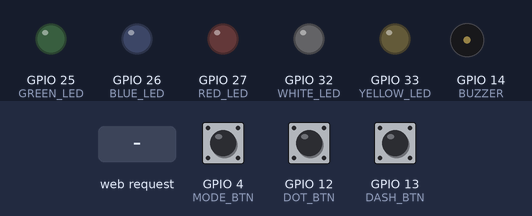
Recording of a sketch running on a simulated ESP32. Shown: output pins drawn as LEDs (lit = HIGH), buzzer (waves = sounding). Dashed ring = blinking. The inputs (shaded band) are chosen by the test bench; at power-on: GPIO 12 (DOT_BTN) HIGH, GPIO 4 (MODE_BTN) HIGH, GPIO 13 (DASH_BTN) HIGH. WiFi joins after 1.5 s; servers stay silent unless stated; what the sketch prints to the serial monitor is not drawn.

Above: at 2.7 s.
2.8 s: HTTP request GET /send?message=1 received
At 3.5 s:
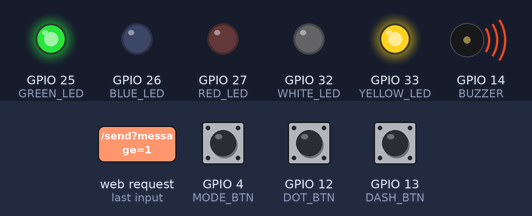
5.8 s: GPIO 12 (DOT_BTN) pulled LOW for 3.2 s
At 8.4 s:
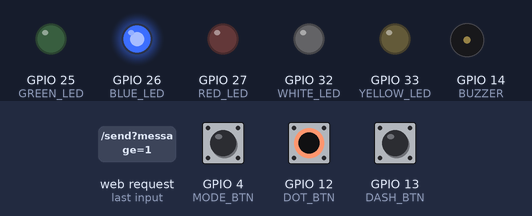
10.5 s: GPIO 4 (MODE_BTN) pulled LOW for 3.2 s
At 14.1 s:
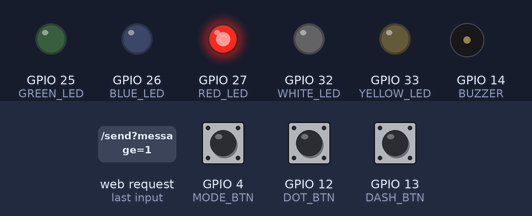
15.7 s: GPIO 13 (DASH_BTN) pulled LOW for 0.15 s
At 16.1 s:
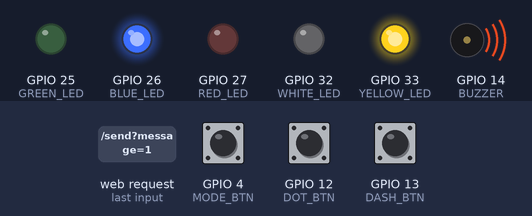
17.8 s: HTTP request GET /send?message=0 received
At 18.2 s:
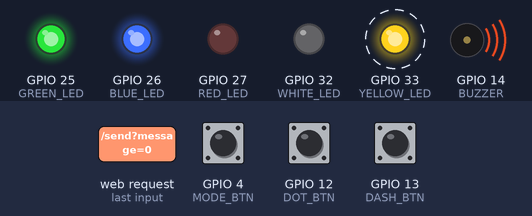
20.8 s: HTTP request GET /send?message=120 received
At 22.3 s:
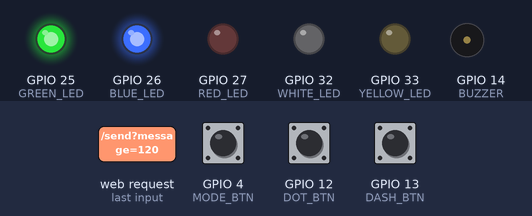
Timing chart, 0 to 24.8 s (numbered marks = the images above; inputs shaded):
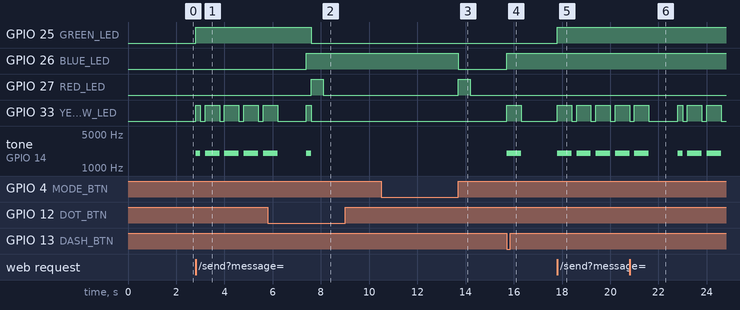

The sketch:

lynk_esp32.ino
```cpp
#include <WiFi.h>
#include <WebServer.h>

#define GREEN_LED 25
#define BLUE_LED 26
#define RED_LED 27
#define WHITE_LED 32
#define YELLOW_LED 33
#define BUZZER 14
#define DOT_BTN   12
#define DASH_BTN  13
#define MODE_BTN  4
String morseBuffer = "";
String receivedMessage = "";
bool newMessageReady = false;
unsigned long modePressTime = 0;
bool modePressed = false;
bool lastDot = HIGH;
bool lastDash = HIGH;
bool lastMode = HIGH;
String pendingMessage = "";
int currentIndex = 0;
bool isTransmitting = false;
unsigned long lastTransmissionTime = 0;
const int transmissionDelay = 1000;


const char* ssid = "Srikar";
const char* password = "SRIKAR123";

WebServer server(80);

struct TransmissionState {
  String status;
  String message;
  char currentChar;
  String currentMorse;
  int progress;
};


TransmissionState transmission = {
  "Connected",
  "",
  '-',
  "",
  0
};

String morseTable[36] = {
  ".-", "-...", "-.-.", "-..", ".", "..-.", "--.",
  "....", "..", ".---", "-.-", ".-..", "--",
  "-.", "---", ".--.", "--.-", ".-.", "...",
  "-", "..-", "...-", ".--", "-..-", "-.--",
  "--..",
  "-----", ".----", "..---", "...--", "....-",
  ".....", "-....", "--...", "---..", "----."
};
char chars[36] = {
  'A','B','C','D','E','F','G','H','I','J',
  'K','L','M','N','O','P','Q','R','S','T',
  'U','V','W','X','Y','Z',
  '0','1','2','3','4','5','6','7','8','9'
};

String getMorse(char c) {

  c = toupper(c);
  for(int i = 0; i < 36; i++) {
    if(chars[i] == c) {
      return morseTable[i];
    }
  }
  return "";
}

void dotSignal(){
  digitalWrite(YELLOW_LED,HIGH);
  ledcWriteTone(BUZZER,2000);
  delay(200);
  ledcWriteTone(BUZZER,0);
  digitalWrite(YELLOW_LED,LOW);
  delay(200);
}

void dashSignal(){
  digitalWrite(YELLOW_LED,HIGH);
  ledcWriteTone(BUZZER,2000);
  delay(600);
  ledcWriteTone(BUZZER,0);
  digitalWrite(YELLOW_LED,LOW);
  delay(200);
}

void spaceSignal(){
  digitalWrite(WHITE_LED,HIGH);
  delay(700);
  digitalWrite(WHITE_LED,LOW);
}

void receiveDotSignal(){
  digitalWrite(YELLOW_LED,HIGH);
  ledcWriteTone(BUZZER,2000);
  delay(200);
  ledcWriteTone(BUZZER,0);
  digitalWrite(YELLOW_LED,LOW);
}

void receiveDashSignal(){
  digitalWrite(YELLOW_LED,HIGH);
  ledcWriteTone(BUZZER,2000);
  delay(600);
  ledcWriteTone(BUZZER,0);
  digitalWrite(YELLOW_LED,LOW);
}

void transmitNextStep() {
  digitalWrite(GREEN_LED, HIGH);
  if(currentIndex >= pendingMessage.length()) {
    Serial.println("#END#");
    transmission.status = "Connected";
    transmission.currentChar = '-';
    transmission.currentMorse = "";
    transmission.progress = 0;
    isTransmitting = false;
    digitalWrite(GREEN_LED, LOW);
    digitalWrite(RED_LED, HIGH);
    delay(500);
    digitalWrite(RED_LED, LOW);
    return;
  }
  char c = pendingMessage[currentIndex];
  if(c == ' ') {
    Serial.println("/");
    spaceSignal();
    transmission.currentChar = ' ';
    transmission.currentMorse = "/";
  }
  else {
    String morse = getMorse(c);
    for(int i=0;i<morse.length();i++){
      if(morse[i]=='.'){dotSignal();}
      else if(morse[i]=='-'){dashSignal();}
    }
    transmission.status = "Transmitting";
    transmission.message = pendingMessage;
    transmission.currentChar = c;
    transmission.currentMorse = morse;
    transmission.progress = ((currentIndex + 1) * 100) / pendingMessage.length();

    Serial.print(c);
    Serial.print(" : ");
    Serial.println(morse);
    delay(1000);
  }
  currentIndex++;
}

void handleRoot() {
  server.sendHeader(
    "Access-Control-Allow-Origin",
    "*"
  );
  server.send(
    200,
    "text/plain",
    "Lynk ESP32 is online"
  );
}
void handleSend() {
  if(server.hasArg("message")) {
    pendingMessage = server.arg("message");
    currentIndex = 0;
    isTransmitting = true;
    transmission.status = "Transmitting";
    transmission.message = pendingMessage;
    transmission.progress = 0;
    Serial.println("New Transmission:");
    Serial.println(pendingMessage);
    server.sendHeader(
      "Access-Control-Allow-Origin",
      "*"
    );
    server.send(
      200,
      "text/plain",
      "Message received"
    );
  }
  else {
    server.sendHeader(
      "Access-Control-Allow-Origin",
      "*"
    );
    server.send(
      400,
      "text/plain",
      "No message received"
    );
  }
}

void handleReceived() {
  String json = "{";
  json += "\"message\":\"";
  json += receivedMessage;
  json += "\",";
  json += "\"status\":\"Receiving\",";
  json += "\"ready\":";
  json += newMessageReady ? "true" : "false";
  json += "}";
  server.sendHeader(
    "Access-Control-Allow-Origin",
    "*"
  );
  server.send(
    200,
    "application/json",
    json
  );
  // reset after sending to React
  if(newMessageReady){
    receivedMessage = "";
    newMessageReady = false;

  }
}

void handleTransmission() {
  String json = "{";
  json += "\"status\":\"" + transmission.status + "\",";
  json += "\"message\":\"" + transmission.message + "\",";
  json += "\"currentChar\":\"";
  json += transmission.currentChar;
  json += "\",";
  json += "\"currentMorse\":\"" + transmission.currentMorse + "\",";
  json += "\"progress\":";
  json += transmission.progress;
  json += "}";

  server.sendHeader(
    "Access-Control-Allow-Origin",
    "*"
  );
  server.send(
    200,
    "application/json",
    json
  );
}
char decodeMorse(String morse) {
  for (int i = 0; i < 36; i++) {
    if (morseTable[i] == morse) {
      return chars[i];
    }
  }
  return '?';
}

void setup() {

  pinMode(GREEN_LED, OUTPUT);
  pinMode(BLUE_LED, OUTPUT);
  pinMode(RED_LED, OUTPUT);
  pinMode(WHITE_LED, OUTPUT);
  pinMode(YELLOW_LED, OUTPUT);
  pinMode(DOT_BTN, INPUT_PULLUP);
  pinMode(DASH_BTN, INPUT_PULLUP);
  pinMode(MODE_BTN, INPUT_PULLUP);

  ledcAttach(BUZZER, 2000, 8);
  Serial.begin(115200);
  WiFi.begin(ssid,password);
  Serial.print("Connecting");
  while(WiFi.status() != WL_CONNECTED){
    delay(500);
    Serial.print(".");
  }
  Serial.println();
  Serial.println("WiFi Connected");
  Serial.print("ESP32 IP: ");
  Serial.println(WiFi.localIP());

  server.on("/",handleRoot);

  server.on(
    "/send",
    HTTP_GET,
    handleSend
  );

  server.on(
    "/transmission",
    HTTP_GET,
    handleTransmission
  );

  server.on(
    "/received",
    HTTP_GET,
    handleReceived
  );

  server.begin();
  Serial.println("Server Started");
}

void loop() {
  server.handleClient();

  bool dot = digitalRead(DOT_BTN);
  bool dash = digitalRead(DASH_BTN);
  bool mode = digitalRead(MODE_BTN);

  if (lastDot == HIGH && dot == LOW) {
    morseBuffer += ".";
    digitalWrite(BLUE_LED,HIGH);
    receiveDotSignal();
    Serial.print("Buffer : ");
    Serial.println(morseBuffer);
  }

  if (lastDash == HIGH && dash == LOW) {

    morseBuffer += "-";
    digitalWrite(BLUE_LED,HIGH);
    receiveDashSignal();
    Serial.print("Buffer : ");
    Serial.println(morseBuffer);
  }
  // MODE button pressed
  if (lastMode == HIGH && mode == LOW) {

    modePressTime = millis();
    modePressed = true;

  }

// MODE button released
  if (lastMode == LOW && mode == HIGH) {
    unsigned long pressDuration = millis() - modePressTime;
    // Long press = message complete
    if (pressDuration > 1000) {
      newMessageReady = true;
      digitalWrite(BLUE_LED,LOW);
      digitalWrite(RED_LED,HIGH);
      delay(500);
      digitalWrite(RED_LED,LOW);

      Serial.println("MESSAGE COMPLETE");
      Serial.println(receivedMessage);
      morseBuffer = "";

    }
    // Short press = decode character
    else {
      if(morseBuffer.length() > 0) {
        char decoded = decodeMorse(morseBuffer);
        receivedMessage += decoded;
        Serial.print("Character: ");
        Serial.println(decoded);
        Serial.print("Message: ");
        Serial.println(receivedMessage);
        morseBuffer = "";
      }
    }
    modePressed = false;
  }

  lastDot = dot;
  lastDash = dash;
  lastMode = mode;

  if(isTransmitting) {
    if(millis() - lastTransmissionTime >= transmissionDelay) {
      lastTransmissionTime = millis();
      transmitNextStep();
    }
  }
}
```

Measured:
- after the input at 2.8 s, GPIO 25 (GREEN_LED): LOW → HIGH at once; GPIO 33 (YELLOW_LED): LOW → HIGH at once, then repeats every 0.80 s: LOW 0.20 s, HIGH 0.60 s; tone on GPIO 14 (BUZZER): silent → 2000 Hz at once, then repeats every 0.80 s: silent 0.20 s, 2000 Hz 0.60 s
- after the input at 5.8 s, GPIO 26 (BLUE_LED): LOW → HIGH after 1.6 s
- after the input at 10.5 s, GPIO 26 (BLUE_LED): HIGH → LOW after 3.2 s; GPIO 27 (RED_LED): LOW → HIGH after 3.2 s, → LOW 0.50 s later
- after the input at 15.7 s, GPIO 26 (BLUE_LED): LOW → HIGH at once; GPIO 33 (YELLOW_LED): LOW → HIGH at once, → LOW 0.60 s later; tone on GPIO 14 (BUZZER): silent → 2000 Hz at once, → silent 0.60 s later
- after the input at 17.8 s, GPIO 25 (GREEN_LED): LOW → HIGH at once; GPIO 33 (YELLOW_LED): alternates HIGH for 0.60 s and LOW for 0.20 s, starting at once; tone on GPIO 14 (BUZZER): alternates 2000 Hz for 0.60 s and silent for 0.20 s, starting at once
- after the input at 20.8 s, GPIO 25 (GREEN_LED): stays HIGH (without the input it goes to LOW after 2.0 s); GPIO 27 (RED_LED): stays LOW (without the input it goes to HIGH after 2.0 s)
